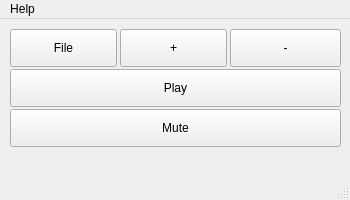
<?xml version="1.0" encoding="UTF-8"?>
<ui version="4.0">
 <class>MusicWindow</class>
 <widget class="QMainWindow" name="MusicWindow">
  <property name="geometry">
   <rect>
    <x>0</x>
    <y>0</y>
    <width>350</width>
    <height>200</height>
   </rect>
  </property>
  <property name="minimumSize">
   <size>
    <width>350</width>
    <height>200</height>
   </size>
  </property>
  <property name="maximumSize">
   <size>
    <width>350</width>
    <height>200</height>
   </size>
  </property>
  <property name="windowTitle">
   <string>Music Player</string>
  </property>
  <property name="windowIcon">
   <iconset resource="Resources.qrc">
    <normaloff>:/Main/img/music.png</normaloff>:/Main/img/music.png</iconset>
  </property>
  <widget class="QWidget" name="centralwidget">
   <widget class="QPushButton" name="btnPlay">
    <property name="geometry">
     <rect>
      <x>10</x>
      <y>50</y>
      <width>331</width>
      <height>38</height>
     </rect>
    </property>
    <property name="text">
     <string>Play</string>
    </property>
   </widget>
   <widget class="QPushButton" name="btnFile">
    <property name="geometry">
     <rect>
      <x>10</x>
      <y>10</y>
      <width>107</width>
      <height>38</height>
     </rect>
    </property>
    <property name="text">
     <string>File</string>
    </property>
   </widget>
   <widget class="QPushButton" name="btnVolUp">
    <property name="geometry">
     <rect>
      <x>120</x>
      <y>10</y>
      <width>107</width>
      <height>38</height>
     </rect>
    </property>
    <property name="text">
     <string>+</string>
    </property>
   </widget>
   <widget class="QPushButton" name="btnVolDown">
    <property name="geometry">
     <rect>
      <x>230</x>
      <y>10</y>
      <width>111</width>
      <height>38</height>
     </rect>
    </property>
    <property name="text">
     <string>-</string>
    </property>
   </widget>
   <widget class="QPushButton" name="btnMute">
    <property name="geometry">
     <rect>
      <x>10</x>
      <y>90</y>
      <width>331</width>
      <height>38</height>
     </rect>
    </property>
    <property name="text">
     <string>Mute</string>
    </property>
   </widget>
  </widget>
  <widget class="QMenuBar" name="menubar">
   <property name="geometry">
    <rect>
     <x>0</x>
     <y>0</y>
     <width>350</width>
     <height>34</height>
    </rect>
   </property>
   <widget class="QMenu" name="menuHelp">
    <property name="title">
     <string>Help</string>
    </property>
    <addaction name="actionAbout"/>
   </widget>
   <addaction name="menuHelp"/>
  </widget>
  <widget class="QStatusBar" name="statusbar"/>
  <action name="actionAbout">
   <property name="text">
    <string>About</string>
   </property>
  </action>
 </widget>
 <resources>
  <include location="Resources.qrc"/>
 </resources>
 <connections/>
</ui>
